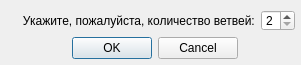
<?xml version="1.0" encoding="UTF-8"?>
<ui version="4.0">
 <class>SetConSettingsView</class>
 <widget class="QDialog" name="SetConSettingsView">
  <property name="windowModality">
   <enum>Qt::ApplicationModal</enum>
  </property>
  <property name="geometry">
   <rect>
    <x>0</x>
    <y>0</y>
    <width>301</width>
    <height>65</height>
   </rect>
  </property>
  <property name="sizePolicy">
   <sizepolicy hsizetype="Fixed" vsizetype="Fixed">
    <horstretch>0</horstretch>
    <verstretch>0</verstretch>
   </sizepolicy>
  </property>
  <property name="minimumSize">
   <size>
    <width>301</width>
    <height>65</height>
   </size>
  </property>
  <property name="maximumSize">
   <size>
    <width>301</width>
    <height>65</height>
   </size>
  </property>
  <property name="windowTitle">
   <string>Создание соединения</string>
  </property>
  <widget class="QWidget" name="verticalLayoutWidget">
   <property name="geometry">
    <rect>
     <x>0</x>
     <y>-1</y>
     <width>309</width>
     <height>71</height>
    </rect>
   </property>
   <layout class="QVBoxLayout" name="verticalLayout">
    <item>
     <spacer name="verticalSpacer">
      <property name="orientation">
       <enum>Qt::Vertical</enum>
      </property>
      <property name="sizeHint" stdset="0">
       <size>
        <width>20</width>
        <height>40</height>
       </size>
      </property>
     </spacer>
    </item>
    <item>
     <layout class="QHBoxLayout" name="horizontalLayout">
      <item>
       <spacer name="horizontalSpacer">
        <property name="orientation">
         <enum>Qt::Horizontal</enum>
        </property>
        <property name="sizeHint" stdset="0">
         <size>
          <width>40</width>
          <height>20</height>
         </size>
        </property>
       </spacer>
      </item>
      <item>
       <widget class="QLabel" name="label">
        <property name="text">
         <string>   Укажите, пожалуйста, количество ветвей:</string>
        </property>
       </widget>
      </item>
      <item>
       <widget class="QSpinBox" name="spinBox">
        <property name="maximumSize">
         <size>
          <width>50</width>
          <height>16777215</height>
         </size>
        </property>
        <property name="minimum">
         <number>2</number>
        </property>
        <property name="maximum">
         <number>5</number>
        </property>
       </widget>
      </item>
      <item>
       <spacer name="horizontalSpacer_2">
        <property name="orientation">
         <enum>Qt::Horizontal</enum>
        </property>
        <property name="sizeHint" stdset="0">
         <size>
          <width>40</width>
          <height>20</height>
         </size>
        </property>
       </spacer>
      </item>
     </layout>
    </item>
    <item>
     <layout class="QHBoxLayout" name="horizontalLayout_4">
      <item>
       <spacer name="horizontalSpacer_3">
        <property name="orientation">
         <enum>Qt::Horizontal</enum>
        </property>
        <property name="sizeHint" stdset="0">
         <size>
          <width>40</width>
          <height>20</height>
         </size>
        </property>
       </spacer>
      </item>
      <item>
       <widget class="QDialogButtonBox" name="buttonBox">
        <property name="standardButtons">
         <set>QDialogButtonBox::Cancel|QDialogButtonBox::Ok</set>
        </property>
       </widget>
      </item>
      <item>
       <spacer name="horizontalSpacer_4">
        <property name="orientation">
         <enum>Qt::Horizontal</enum>
        </property>
        <property name="sizeHint" stdset="0">
         <size>
          <width>40</width>
          <height>20</height>
         </size>
        </property>
       </spacer>
      </item>
     </layout>
    </item>
    <item>
     <spacer name="verticalSpacer_2">
      <property name="orientation">
       <enum>Qt::Vertical</enum>
      </property>
      <property name="sizeHint" stdset="0">
       <size>
        <width>20</width>
        <height>40</height>
       </size>
      </property>
     </spacer>
    </item>
   </layout>
  </widget>
 </widget>
 <layoutdefault spacing="6" margin="11"/>
 <resources/>
 <connections/>
</ui>
